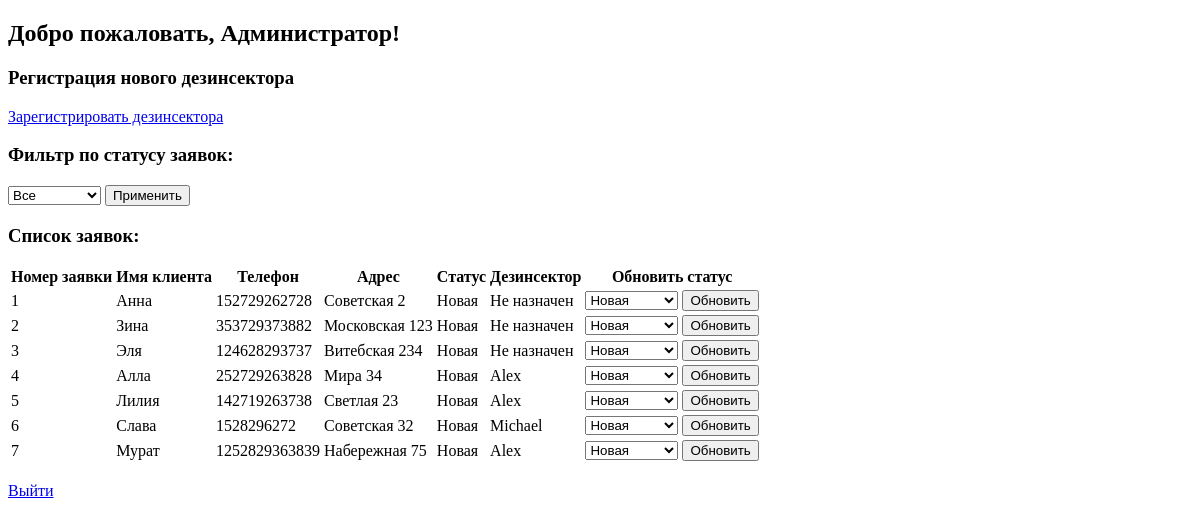
Page /admin/dashboard (signed in) on the earlier database version.
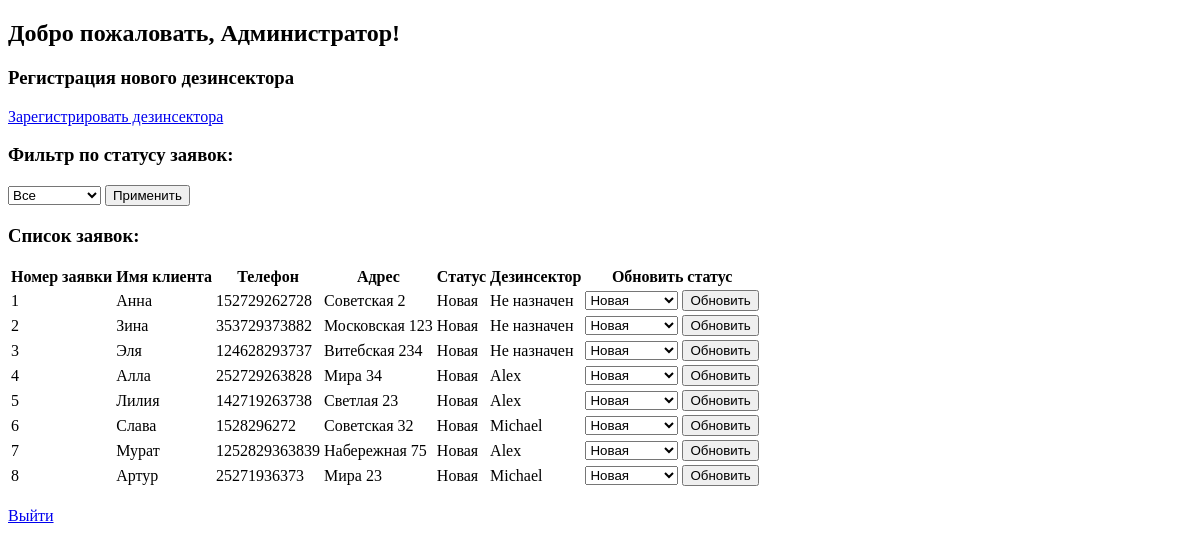
Same page on the later database version.
### app/model.py (models this page shows, shortened)
class Order(db.Model):
    __tablename__ = 'orders'
    id = Column(Integer, primary_key=True, index=True)
    disinsector_id = Column(Integer, ForeignKey('disinsectors.id'))
    client_id = Column(Integer, ForeignKey('clients.id'), nullable=False)
    order_status = Column(String(50), default='Новая')
    object_type = Column(String(50), nullable=False)
    insect_quantity = Column(String(50), nullable=False)
    disinsect_experience = Column(Boolean, nullable=False)
    estimated_price = Column(String(50), nullable=True)
    final_price = Column(String(50), nullable=True)
    poison_type = Column(String(100), nullable=True)
    insect_type = Column(String(100), nullable=True)
    client_area = Column(String(100), nullable=True)
    created_at = Column(DateTime, default=datetime.utcnow, onupdate=datetime.utcnow, nullable=False)
    disinsector = relationship("Disinsector", back_populates="orders")
    client = relationship("Client", back_populates="orders")

class Client(db.Model):
    __tablename__ = 'clients'
    id = Column(Integer, primary_key=True, index=True)
    name = Column(String(100), nullable=False)
    phone = Column(String(20), nullable=False)
    address = Column(String(200), nullable=False)
    orders = relationship("Order", back_populates="client")

class Disinsector(db.Model, UserMixin):
    __tablename__ = 'disinsectors'
    id = Column(Integer, primary_key=True, index=True)
    disinsector_id = Column(Integer, unique=True, nullable=False)
    name = Column(String(100), nullable=False)
    email = Column(String(120), unique=True, nullable=False)
    password = Column(String(128), nullable=False)
    token = Column(String(128), unique=True, nullable=False)
    orders = relationship('Order', back_populates='disinsector')

### app/main.py (the view)
@main_bp.route('/admin/dashboard', methods=['GET'])
@login_required
def admin_dashboard():
    if not isinstance(current_user, Admin):
        flash("У вас нет доступа к этой странице.", 'danger')
        return redirect(url_for('auth.admin_login'))
    disinsector_id = request.args.get('disinsector_id', None)  # Фильтр по дезинсектору
    try:
        query = db.session.query(Order).options(
            joinedload(Order.client),
            joinedload(Order.disinsector)
        )
        if disinsector_id:
            query = query.filter(Order.disinsector_id == disinsector_id)
        orders = query.all()
        return render_template('admin_dashboard.html', orders=orders)
    except Exception as e:
        current_app.logger.error(f"Ошибка загрузки админ-дэшборда: {e}")
        flash("Произошла ошибка при загрузке дэшборда.", 'danger')
        return redirect(url_for('auth.admin_login'))

### app/templates/admin_dashboard.html (shortened to what this page needs)
<!DOCTYPE html>
<html lang="ru">
<head>
</head>
<body>
    <h2>Добро пожаловать, Администратор!</h2>
    <h3>Регистрация нового дезинсектора</h3>
    <p>
        <a href="{{ url_for('auth.register_disinsector') }}">Зарегистрировать дезинсектора</a>
    </p>
    <h3>Фильтр по статусу заявок:</h3>
    <form method="GET" action="{{ url_for('main.admin_dashboard') }}">
        <select name="status">
            <option value="Все">Все</option>
        </select>
        <input type="submit" value="Применить">
    </form>
    <h3>Список заявок:</h3>
    {% if orders %}
    <table>
        <tr>
            <th>Номер заявки</th>
            <th>Имя клиента</th>
            <th>Телефон</th>
            <th>Адрес</th>
            <th>Статус</th>
            <th>Дезинсектор</th>
            <th>Обновить статус</th>
        </tr>
        {% for order in orders %}
        <tr>
            <td>{{ order.id }}</td>
            <td>{{ order.client.name }}</td>
            <td>{{ order.client.phone }}</td>
            <td>{{ order.client.address }}</td>
            <td>{{ order.order_status }}</td>
            <td>{{ order.disinsector.name if order.disinsector else 'Не назначен' }}</td>
            <td>
                <form method="POST" action="{{ url_for('main.update_order_status') }}">
                    <select name="new_status">
                        <option value="Новая" {% if order.order_status == 'Новая' %}selected{% endif %}>Новая</option>
                    </select>
                    <input type="submit" value="Обновить">
                </form>
            </td>
        </tr>
        {% endfor %}
    </table>
    {% else %}
        <p>Заявок нет.</p>
    {% endif %}
    <br>
    <a href="{{ url_for('auth.logout') }}">Выйти</a>
</body>
</html>

Differences in the rows shown:
added Order: id "8", client.name "Артур", client.phone "25271936373", client.address "Мира 23", order_status "Новая", disinsector "Michael", new_status "Новая"
